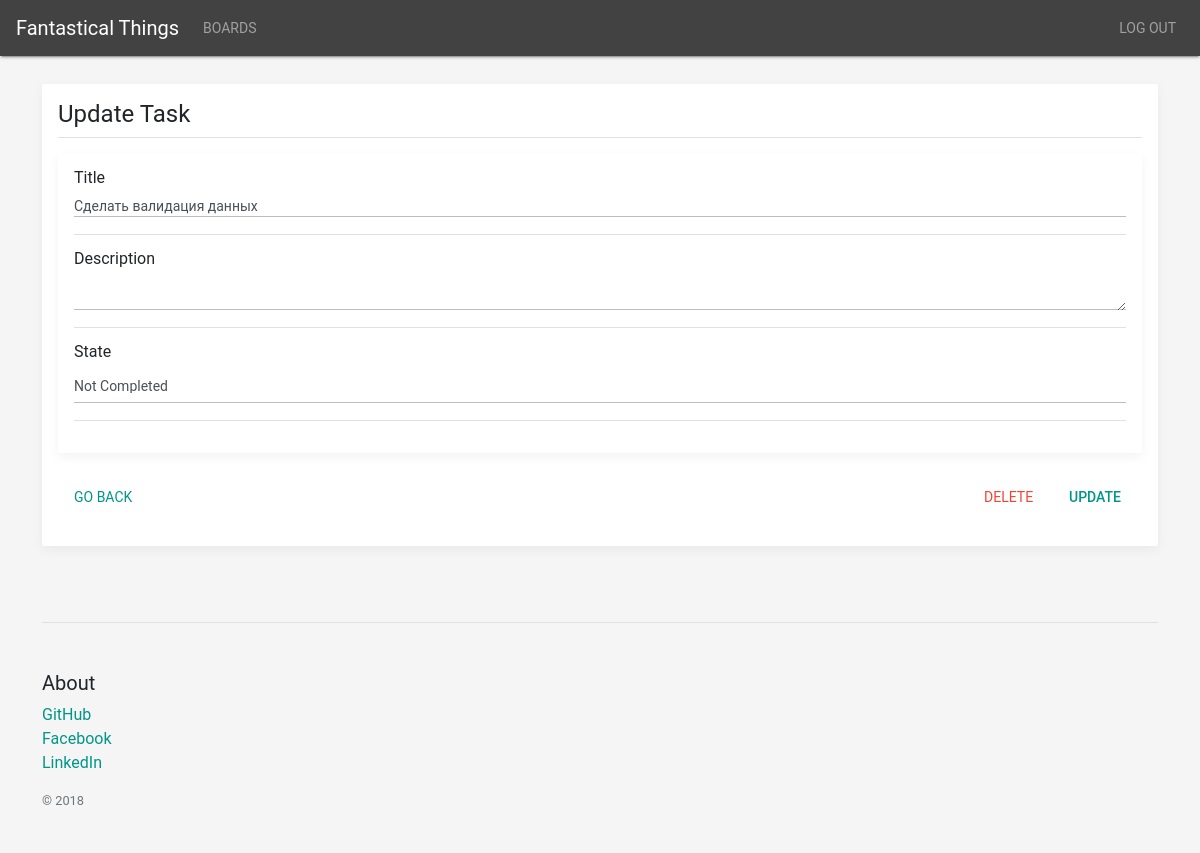
/board/1/edit_task/1 (signed in), run on an earlier commit of the app's database.
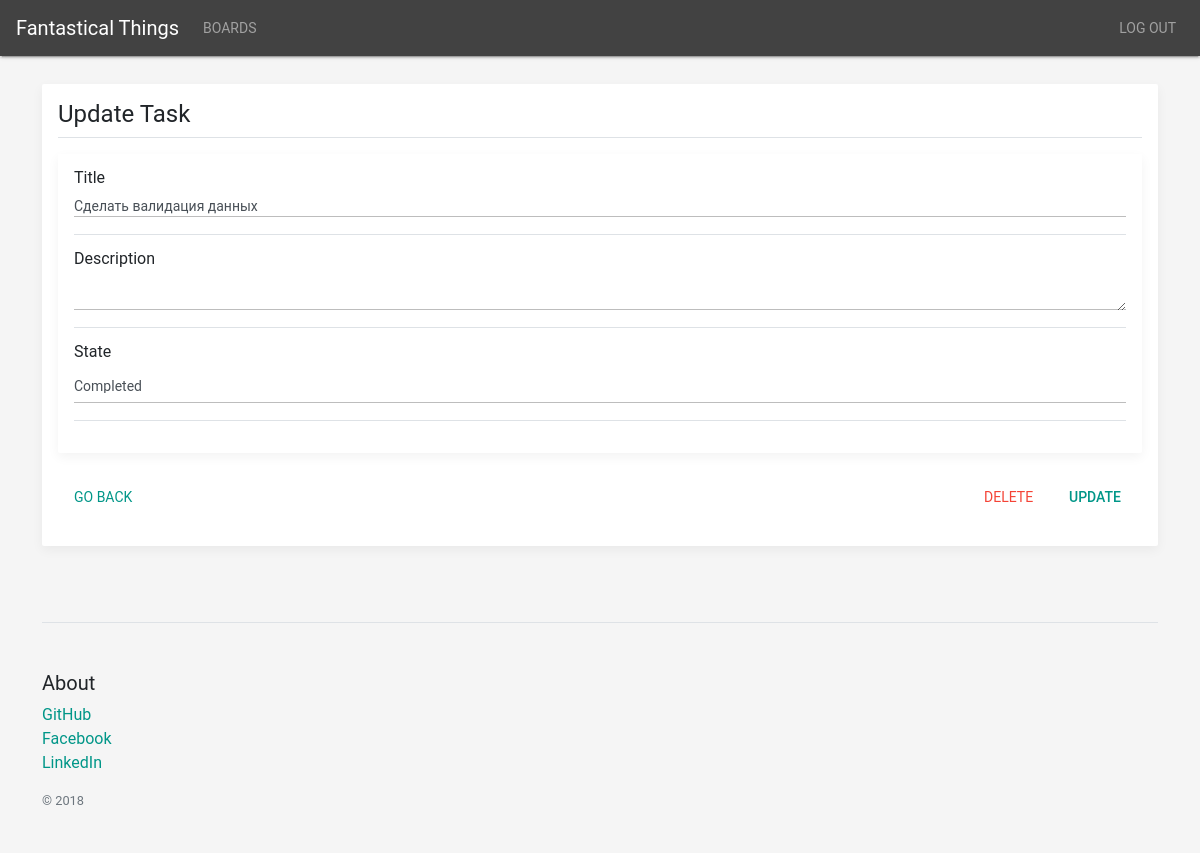
And on a later commit of the database.
### fantastical_things/models.py (models this page shows, shortened)
class Task(models.Model):
    user = models.ForeignKey(User, on_delete=models.CASCADE, default=None, null=True)
    title = models.CharField(max_length=100)
    description = models.TextField(max_length=100)
    status = models.BooleanField(default=False)
    begin_time = models.DateTimeField(default=datetime.now)
    card = models.ForeignKey(Card, on_delete=models.CASCADE, default=None, blank=True, null=True)

### fantastical_things/views.py (the view, shortened to what this page needs)
# urls.py: url(r'^board/(?P<board_id>\d+)/edit_task/(?P<task_id>\d+)/?$', views.edit_task, name='edit_task'),
def edit_task(request, board_id, task_id):
    if not request.user.is_authenticated:
        return redirect('/login/')
    task = Task.objects.get(user=request.user, id=task_id)
    context = {
        'board_id': board_id,
        'task': task,
    }
    return render(request, 'fantastical_things/edit/edit_task.html', context)

### fantastical_things/templates/fantastical_things/edit/edit_task.html (shortened to what this page needs)
{% extends 'fantastical_things/index.html' %}
{% block main_content %}
    <form class="my-3 p-3 bg-white rounded box-shadow" method="POST"
          action="{% url 'edit_task' board_id=board_id task_id=task.id %}">
        <h4 class="border-bottom border-gray pb-2 mb-0">Update Task</h4>
        <div class="my-3 p-3 bg-white rounded box-shadow">
            <div class="media-body pb-3 mb-3 small lh-125 border-bottom border-gray">
                <label for="title">Title</label>
                <input type="text" value="{{ task.title }}" required="required" name="title" id="title"
                       class="form-control form-control-sm"/>
            </div>
            <div class="media-body pb-3 mb-3 small lh-125 border-bottom border-gray">
                <label for="description">Description</label>
                <textarea name="description" id="description"
                          class="form-control form-control-sm">{{ task.description }}</textarea>
            </div>
            <div class="media-body pb-3 mb-3 small lh-125 border-bottom border-gray">
                <label for="description">State</label>
                <select class="form-control form-control-sm" name="status" id="status">
                    {% if task.status %}
                        <option value="True" selected="">Completed</option>
                    {% else %}
                        <option value="False" selected="">Not Completed</option>
                    {% endif %}
                </select>
            </div>
        </div>
        <div class="d-flex justify-content-between align-items-center w-100">
            <a href="{% url 'board' board_id=board_id %}" class=" mr-1 btn btn-primary btn-link"
               role="button">Go Back</a>
            <div class="btn-group" role="group">
                <a href="{% url 'delete_task' board_id=board_id task_id=task.id %}"
                   class=" mr-1 btn btn-danger btn-link"
                   role="button">Delete</a>
                <button type="submit" class=" mr-1 btn btn-primary">Update</button>
            </div>
        </div>
    </form>
{% endblock main_content %}

What changed in the data, as far as the page shows it:
changed Task "Сделать валидация данных": status "Not Completed" → "Completed"
